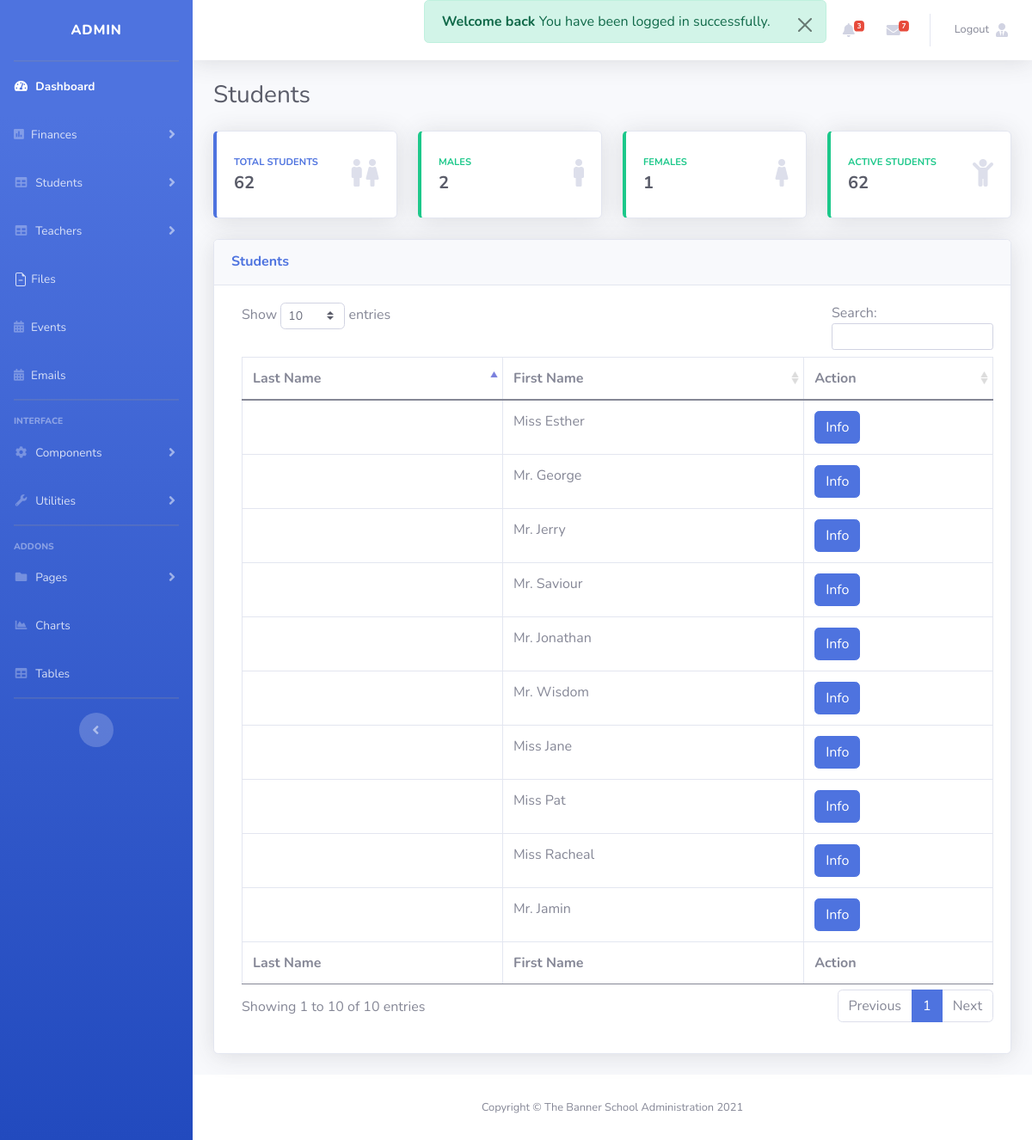
The page /home/teachers.php (signed in) on the database its author committed.
### tables this page shows
CREATE TABLE IF NOT EXISTS `teacher` (
  `teacher_id` int(11) NOT NULL AUTO_INCREMENT,
  `username` varchar(100) NOT NULL,
  `password` varchar(200) NOT NULL,
  `first_name` varchar(100) NOT NULL,
  `last_name` varchar(100) NOT NULL,
  `department_id` int(11) NOT NULL,
  `location` varchar(200) NOT NULL,
  `about` varchar(500) NOT NULL,
  `teacher_status` varchar(20) NOT NULL,
  `teacher_stat` varchar(100) NOT NULL,
  PRIMARY KEY (`teacher_id`)
);

### home/teachers.php (the view, shortened to what this page needs)
<?php include 'header.php'?>
        <div class="container-fluid">
          <div class="d-sm-flex align-items-center justify-content-between mb-4">
            <h1 class="h3 mb-0 text-gray-800">Students</h1>
          </div>
          <div class="row">
<?php
$total_members = mysql_query("select * from student")or die(mysql_error());
$count = mysql_num_rows($total_members);
?>
            <div class="col-xl-3 col-md-6 mb-4">
              <div class="card border-left-primary shadow h-100 py-2">
                <div class="card-body">
                  <div class="row no-gutters align-items-center">
                    <div class="col mr-2">
                      <div class="text-xs font-weight-bold text-primary text-uppercase mb-1">Total students</div>
                      <div class="h5 mb-0 font-weight-bold text-gray-800"><?php echo $count; ?></div>
                    </div>
                    <div class="col-auto">
                      <i class="fas fa-male fa-2x text-gray-300"></i>
                      <i class="fas fa-female fa-2x text-gray-300"></i>
                    </div>
                  </div>
                </div>
              </div>
            </div>
<?php
$males = mysql_query("select * from student where gender='Male'")or die(mysql_error());
$count = mysql_num_rows($males);
?>
            <div class="col-xl-3 col-md-6 mb-4">
              <div class="card border-left-success shadow h-100 py-2">
                <div class="card-body">
                  <div class="row no-gutters align-items-center">
                    <div class="col mr-2">
                      <div class="text-xs font-weight-bold text-success text-uppercase mb-1">Males</div>
                      <div class="h5 mb-0 font-weight-bold text-gray-800"><?php echo $count; ?></div>
                    </div>
                    <div class="col-auto">
                      <i class="fas fa-male fa-2x text-gray-300"></i>
                    </div>
                  </div>
                </div>
              </div>
            </div>
<?php
$females = mysql_query("select * from student where gender='Female'")or die(mysql_error());
$count = mysql_num_rows($females);
?>
            <div class="col-xl-3 col-md-6 mb-4">
              <div class="card border-left-success shadow h-100 py-2">
                <div class="card-body">
                  <div class="row no-gutters align-items-center">
                    <div class="col mr-2">
                      <div class="text-xs font-weight-bold text-success text-uppercase mb-1">Females</div>
                      <div class="h5 mb-0 font-weight-bold text-gray-800"><?php echo $count; ?></div>
                    </div>
                    <div class="col-auto">
                      <i class="fas fa-female fa-2x text-gray-300"></i>
                    </div>
                  </div>
                </div>
              </div>
            </div>
<?php
$registered_members = mysql_query("select * from student where stu_status=1 ")or die(mysql_error());
$count = mysql_num_rows($registered_members);
?>
            <div class="col-xl-3 col-md-6 mb-4">
              <div class="card border-left-success shadow h-100 py-2">
                <div class="card-body">
                  <div class="row no-gutters align-items-center">
                    <div class="col mr-2">
                      <div class="text-xs font-weight-bold text-success text-uppercase mb-1">Active students</div>
                      <div class="h5 mb-0 font-weight-bold text-gray-800"><?php echo $count; ?></div>
                    </div>
                    <div class="col-auto">
                      <i class="fas fa-child fa-2x text-gray-300"></i>
                    </div>
                  </div>
                </div>
              </div>
            </div>
</div>
<div class="card shadow mb-4">
            <div class="card-header py-3">
              <h6 class="m-0 font-weight-bold text-primary">Students</h6>
            </div>
            <div class="card-body">
              <div class="table-responsive">
                <table class="table table-bordered" id="dataTable" width="100%" cellspacing="0">
                  <thead>
                    <tr>
                      <th>Last Name</th>
                      <th>First Name</th>
                      <th>Action</th>
                    </tr>
                  </thead>
                  <tfoot>
                    <tr>
                      <th>Last Name</th>
                      <th>First Name</th>
                      <th>Action</th>
                    </tr>
                  </tfoot>
                  <tbody>
        <?php
            $member_query = mysql_query("SELECT * FROM teacher")or die(mysql_error());
            while($row = mysql_fetch_array($member_query)){
                ?>
                    <tr>
                      <td><?php echo $row['last_name']; ?> </td>
                      <td><?php echo $row['first_name']; ?> </td>
                      <td>
<button type="button" class="btn btn-primary" data-toggle="modal" data-target="#example<?php echo $row['teacher_id']; ?>">
 Info
</button>
 </td>
                    </tr>
                    <?php }
?>
                  </tbody>
                </table>
              </div>
            </div>
          </div>
      </div>
 <?php include "footer.php"?>
</body>
</html>

### rows shown on the page
teacher: first_name "Miss Esther"
teacher: first_name "Mr. George"
teacher: first_name "Mr. Jerry"
teacher: first_name "Mr. Saviour"
teacher: first_name "Mr. Jonathan"
teacher: first_name "Mr. Wisdom"
teacher: first_name "Miss Jane"
teacher: first_name "Miss Pat"
teacher: first_name "Miss Racheal"
teacher: first_name "Mr. Jamin"

### other values the page prints
$user_name "ADMIN"
$_SESSION['message'] "Welcome back You have been logged in successfully."
$sum "3"
$count "62"
$count "2"
$count "1"
